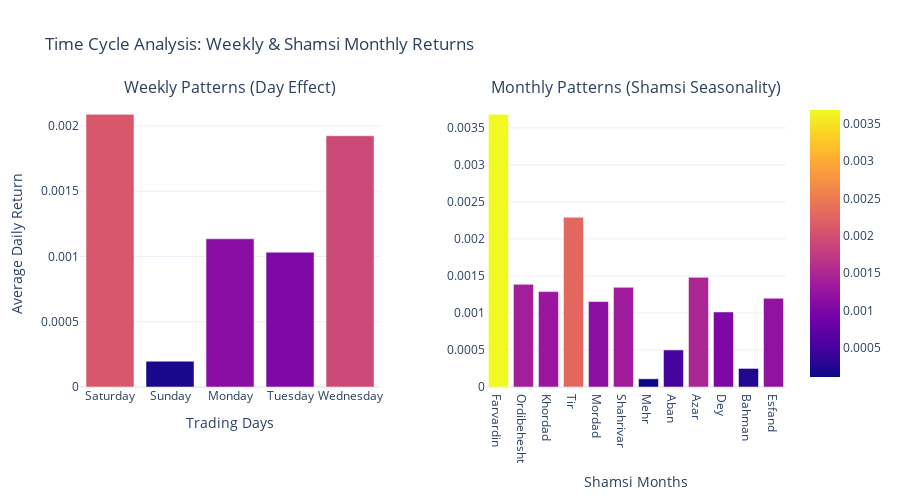

The notebook cell saved with this chart:
### Markdown cell above
**Time patterns**

### Code cell
import jdatetime
import plotly.express as px
from plotly.subplots import make_subplots

# 1. Helper function to convert Gregorian date to Shamsi month
def get_shamsi_month(date):
    # Convert standard datetime to Jalali/Shamsi date
    jalali_date = jdatetime.date.fromgregorian(date=date.date())
    return jalali_date.month

# 2. Data Preparation
# Reset index to make 'date' accessible as a column
time_df = panel_df.reset_index()

# Extract Time Components
time_df['shamsi_month'] = time_df['date'].apply(get_shamsi_month)
time_df['day_of_week'] = time_df['date'].dt.dayofweek # 0=Mon, ..., 5=Sat, 6=Sun

# 3. Calculate Average Returns for Weekly Patterns
# Mapping for TSE trading days (Saturday to Wednesday)
tse_days_order = ['Saturday', 'Sunday', 'Monday', 'Tuesday', 'Wednesday']
# Reindexing ensures the plot follows the Iranian work week
weekly_returns = time_df.groupby('day_of_week')['return'].mean().reindex([5, 6, 0, 1, 2])
weekly_returns.index = tse_days_order

# 4. Calculate Average Returns for Monthly Patterns (Shamsi)
monthly_returns_shamsi = time_df.groupby('shamsi_month')['return'].mean()

# Dictionary to map month numbers to Persian month names
shamsi_month_names = {
    1: 'Farvardin', 2: 'Ordibehesht', 3: 'Khordad', 
    4: 'Tir', 5: 'Mordad', 6: 'Shahrivar', 
    7: 'Mehr', 8: 'Aban', 9: 'Azar', 
    10: 'Dey', 11: 'Bahman', 12: 'Esfand'
}

# 5. Create Interactive Subplots
fig = make_subplots(
    rows=1, cols=2, 
    subplot_titles=("Weekly Patterns (Day Effect)", "Monthly Patterns (Shamsi Seasonality)"),
    horizontal_spacing=0.15
)

# Add Bar Chart for Weekly Returns (Left Plot)
fig.add_trace(
    px.bar(weekly_returns, 
           x=weekly_returns.index, 
           y=weekly_returns.values, 
           color=weekly_returns.values, 
           color_continuous_scale='RdYlGn').data[0],
    row=1, col=1
)

# Add Bar Chart for Monthly Returns (Right Plot)
fig.add_trace(
    px.bar(x=[shamsi_month_names[m] for m in monthly_returns_shamsi.index], 
           y=monthly_returns_shamsi.values, 
           color=monthly_returns_shamsi.values, 
           color_continuous_scale='RdYlGn').data[0],
    row=1, col=2
)

# 6. Styling and Layout
fig.update_layout(
    title_text="Time Cycle Analysis: Weekly & Shamsi Monthly Returns",
    template="plotly_white",
    showlegend=False,
    height=500
)

# Setting Axis Labels
fig.update_xaxes(title_text="Trading Days", row=1, col=1)
fig.update_xaxes(title_text="Shamsi Months", row=1, col=2)
fig.update_yaxes(title_text="Average Daily Return", row=1, col=1)

fig.show()

### Figure 1 — Plotly figure (JSON) as saved in the notebook; plotly's stock layout.template omitted (floating-point values rounded to 4 significant figures)
{"data": [{"hovertemplate": "index=%{x}<br>y=%{y}<br>color=%{marker.color}<extra></extra>", "legendgroup": "", "marker": {"color": [0.002089, 0.0001979, 0.001136, 0.001033, 0.001925], "coloraxis": "coloraxis", "pattern": {"shape": ""}}, "name": "", "orientation": "v", "showlegend": false, "textposition": "auto", "type": "bar", "x": ["Saturday", "Sunday", "Monday", "Tuesday", "Wednesday"], "xaxis": "x", "y": [0.002089, 0.0001979, 0.001136, 0.001033, 0.001925], "yaxis": "y"}, {"hovertemplate": "x=%{x}<br>y=%{y}<br>color=%{marker.color}<extra></extra>", "legendgroup": "", "marker": {"color": [0.003682, 0.001387, 0.001288, 0.002293, 0.001154, 0.001346, 0.0001109, 0.0005005, 0.001482, 0.001014, 0.0002508, 0.001198], "coloraxis": "coloraxis", "pattern": {"shape": ""}}, "name": "", "orientation": "v", "showlegend": false, "textposition": "auto", "type": "bar", "x": ["Farvardin", "Ordibehesht", "Khordad", "Tir", "Mordad", "Shahrivar", "Mehr", "Aban", "Azar", "Dey", "Bahman", "Esfand"], "xaxis": "x2", "y": [0.003682, 0.001387, 0.001288, 0.002293, 0.001154, 0.001346, 0.0001109, 0.0005005, 0.001482, 0.001014, 0.0002508, 0.001198], "yaxis": "y2"}], "layout": {"annotations": [{"font": {"size": 16}, "showarrow": false, "text": "Weekly Patterns (Day Effect)", "x": 0.2125, "xanchor": "center", "xref": "paper", "y": 1, "yanchor": "bottom", "yref": "paper"}, {"font": {"size": 16}, "showarrow": false, "text": "Monthly Patterns (Shamsi Seasonality)", "x": 0.7875, "xanchor": "center", "xref": "paper", "y": 1, "yanchor": "bottom", "yref": "paper"}], "height": 500, "showlegend": false, "title": {"text": "Time Cycle Analysis: Weekly & Shamsi Monthly Returns"}, "xaxis": {"anchor": "y", "domain": [0, 0.425], "title": {"text": "Trading Days"}}, "xaxis2": {"anchor": "y2", "domain": [0.575, 1], "title": {"text": "Shamsi Months"}}, "yaxis": {"anchor": "x", "domain": [0, 1], "title": {"text": "Average Daily Return"}}, "yaxis2": {"anchor": "x2", "domain": [0, 1]}}}
